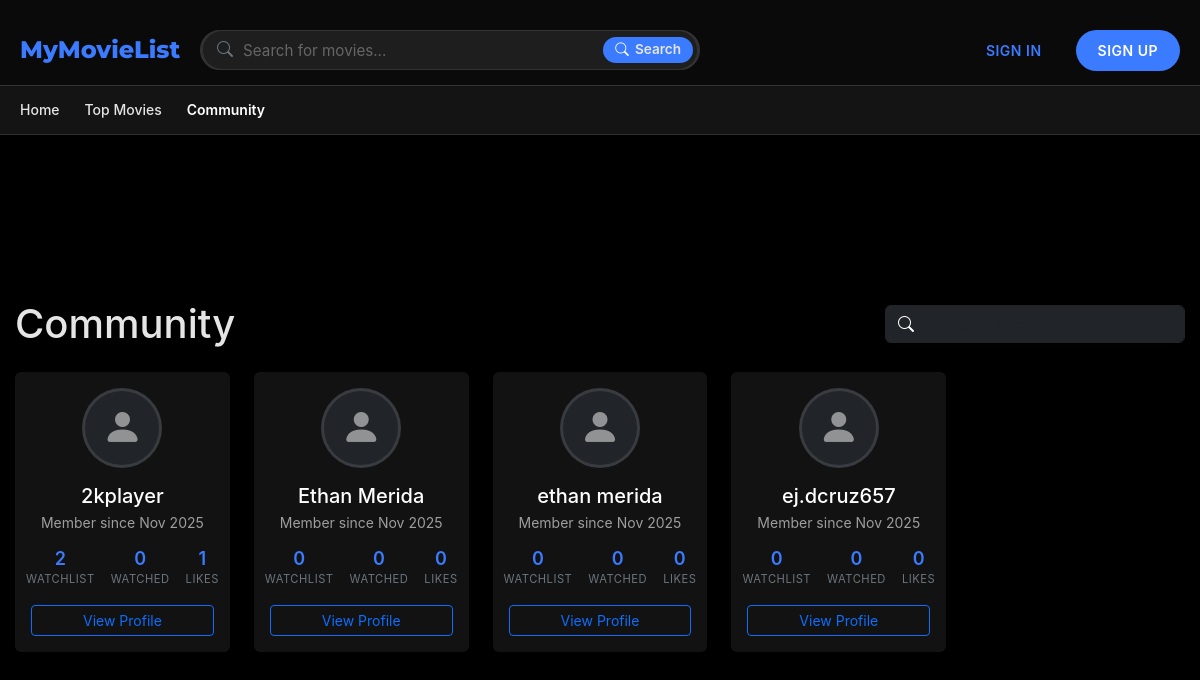
Before: /community with the older database file.
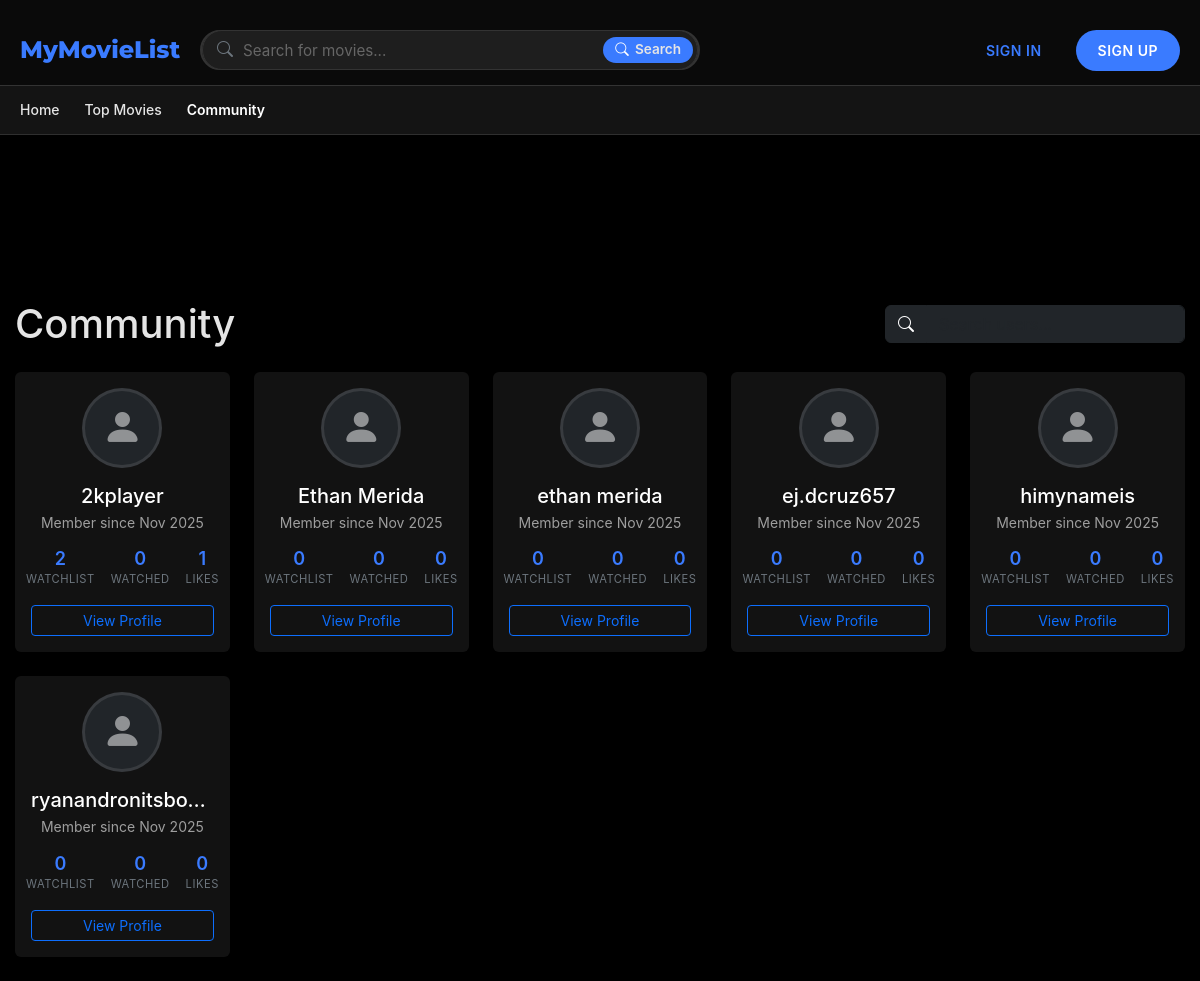
After: the same page with the newer database file.
### board/models.py (models this page shows, shortened)
class User(UserMixin, db.Model):
    __tablename__ = 'users'
    id = db.Column(db.Integer, primary_key=True)
    username = db.Column(db.String(64), unique=True, nullable=False)
    email = db.Column(db.String(120), unique=True, nullable=False)
    password_hash = db.Column(db.String(128))
    created_at = db.Column(db.DateTime, default=datetime.utcnow)
    last_login = db.Column(db.DateTime)
    is_active = db.Column(db.Boolean, default=True)
    watchlist = db.relationship(
        'Movie',
        secondary=watchlist,
        lazy='dynamic',
        backref=db.backref('watchers', lazy='dynamic')
    )
    favorite_movies = db.relationship(
        'Movie',
        secondary=favorites,
        lazy='dynamic',
        backref=db.backref('favorited_by', lazy='dynamic')
    )
    watched_movies = db.relationship(
        'Movie',
        secondary=watched,
        lazy='dynamic',
        backref=db.backref('watched_by', lazy='dynamic')
    )

### board/pages.py (the view)
@bp.route('/community')
def community():
    users = User.query.filter_by(is_active=True)\
                    .order_by(User.last_login.desc())\
                    .limit(50).all()  # Limit to 50 most recent users
    for user in users:
        user.stats = {
            'watchlist_count': user.watchlist.count(),
            'watched_count': user.watched_movies.count(),
            'favorites_count': user.favorite_movies.count()
        }
    return render_template('community.html', users=users)

### board/templates/community.html (shortened to what this page needs)
{% extends "base.html" %}
{% block content %}
<div class="container py-4">
    <div class="d-flex justify-content-between align-items-center mb-4">
        <h1 class="mb-0">Community</h1>
        <div class="d-flex align-items-center">
            <div class="input-group" style="max-width: 300px;">
                <span class="input-group-text bg-dark border-dark"><i class="bi bi-search text-white"></i></span>
                <input type="text" class="form-control bg-dark text-white border-dark" placeholder="Search users..." id="userSearch">
            </div>
        </div>
    </div>
    <div class="row row-cols-2 row-cols-md-3 row-cols-lg-4 row-cols-xl-5 g-4" id="userGrid">
        {% for user in users %}
        <div class="col">
            <div class="card h-100 border-0 shadow-sm hover-shadow transition-all">
                <div class="card-body text-center p-3">
                    <div class="mb-3">
                        <div class="mx-auto position-relative" style="width: 80px; height: 80px;">
                            <div class="avatar-placeholder rounded-circle w-100 h-100 d-flex align-items-center justify-content-center bg-dark">
                                <i class="bi bi-person-fill text-white-50" style="font-size: 2.5rem;"></i>
                            </div>
                        </div>
                    </div>
                    <h5 class="card-title mb-1 text-truncate" title="{{ user.username }}">
                        {{ user.username }}
                    </h5>
                    <p class="text-muted small mb-3">
                        Member since {{ user.created_at.strftime('%b %Y') }}
                    </p>
                    <div class="d-flex justify-content-center gap-3 text-center mb-3">
                        <div class="stat-item">
                            <div class="stat-value">{{ user.stats.watchlist_count }}</div>
                            <div class="stat-label">Watchlist</div>
                        </div>
                        <div class="stat-item">
                            <div class="stat-value">{{ user.stats.watched_count }}</div>
                            <div class="stat-label">Watched</div>
                        </div>
                        <div class="stat-item">
                            <div class="stat-value">{{ user.stats.favorites_count }}</div>
                            <div class="stat-label">Likes</div>
                        </div>
                    </div>
                    <a href="{{ url_for('pages.profile', user_id=user.id) }}"
                       class="btn btn-sm btn-outline-primary w-100">
                        View Profile
                    </a>
                </div>
            </div>
        </div>
        {% endfor %}
    </div>
</div>
{% endblock %}

### board/templates/base.html (shortened to what this page needs)
<!DOCTYPE html>
<html lang="en">
<head>
    <link href="https://cdn.jsdelivr.net/npm/bootstrap@5.3.0/dist/css/bootstrap.min.css" rel="stylesheet">
    <link rel="stylesheet" href="https://cdn.jsdelivr.net/npm/bootstrap-icons@1.10.0/font/bootstrap-icons.css">
    <link rel="stylesheet" href="{{ url_for('static', filename='styles.css') }}">
    <link rel="stylesheet" href="{{ url_for('static', filename='css/movie_transitions.css') }}">
</head>
<body class="{% if request.endpoint == 'pages.my_library' %}library-page{% endif %}">
    <header class="header">
        <div class="header-top">
            <h1>MyMovieList</h1>
            <div class="search-container">
                <form action="{{ url_for('pages.search') }}" method="GET" class="search-form" id="searchForm">
                    <div class="search-bar">
                        <input
                            type="text"
                            name="q"
                            id="searchInput"
                            value="{{ search_query if search_query is defined else '' }}"
                            placeholder="Search for movies..."
                            class="search-input"
                            aria-label="Search movies"
                            required
                        >
                        <button type="submit" class="search-button" aria-label="Search">
                            <i class="bi bi-search"></i>
                            <span class="d-none d-sm-inline">Search</span>
                        </button>
                    </div>
                </form>
            </div>
            <div class="auth-buttons">
                {% if current_user.is_authenticated %}
                    <div class="dropdown">
                        <button class="btn btn-outline-primary dropdown-toggle" type="button" id="userDropdown" data-bs-toggle="dropdown" data-bs-auto-close="true" aria-expanded="false">
                            <i class="bi bi-person-circle"></i> {{ current_user.username }}
                        </button>
                        <div class="dropdown-menu dropdown-menu-dark dropdown-menu-end" aria-labelledby="userDropdown">
                            <a class="dropdown-item" href="{{ url_for('pages.profile') }}"><i class="bi bi-person me-2"></i>Profile</a>
                            <div class="dropdown-divider"></div>
                            <a class="dropdown-item text-danger" href="{{ url_for('pages.signout') }}"><i class="bi bi-box-arrow-right me-2"></i>Sign Out</a>
                        </div>
                    </div>
                {% else %}
                    <a href="{{ url_for('pages.signin') }}" class="btn btn-outline">Sign In</a>
                    <a href="{{ url_for('pages.signup') }}" class="btn btn-primary">Sign Up</a>
                {% endif %}
            </div>
        </div>
        <nav class="main-nav">
            <div class="nav-container">
                <ul class="nav-links">
                    <li class="{% if request.endpoint == 'pages.home' %}active{% endif %}"><a href="{{ url_for('pages.home') }}">Home</a></li>
                    <li class="{% if request.endpoint == 'pages.top_movies' %}active{% endif %}"><a href="{{ url_for('pages.top_movies') }}">Top Movies</a></li>
                    <li class="{% if request.endpoint == 'pages.community' %}active{% endif %}"><a href="{{ url_for('pages.community') }}">Community</a></li>
                </ul>
            </div>
        </nav>
    </header>
    <main class="main-content">
        {% block content %}{% endblock %}
    </main>
</body>
</html>

### board/templates/community.html (style rules this page uses)
.hover-shadow { transition: transform 0.2s ease, box-shadow 0.2s ease; }
.stat-value { font-weight: 600; line-height: 1; color: var(--accent-color); }
.stat-label { font-size: 0.7rem; color: #6c757d; text-transform: uppercase; letter-spacing: 0.5px; }
.avatar-placeholder { overflow: hidden; border: 3px solid rgba(255, 255, 255, 0.1); }

### board/templates/base.html (style rules this page uses)
.header { transition: all 0.3s ease; }

Changed rows visible on the page:
added User: username "himynameis", created_at "Nov 2025", stats.watchlist_count "0", stats.watched_count "0", stats.favorites_count "0"
added User: username "ryanandronitsbo…", created_at "Nov 2025", stats.watchlist_count "0", stats.watched_count "0", stats.favorites_count "0"
